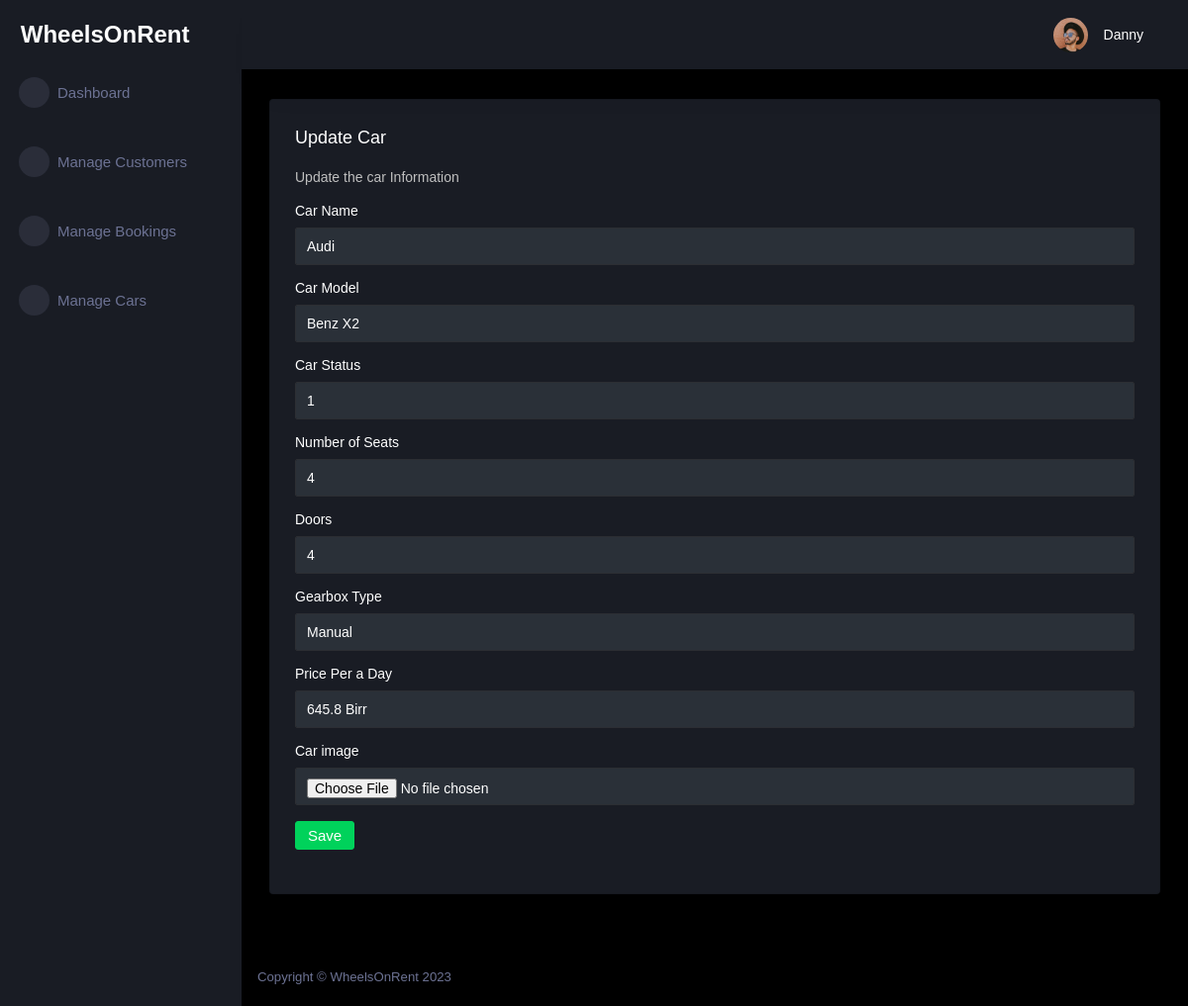
Page /10/update (signed in) on the committed database.
### tables this page shows
CREATE TABLE customer (
  id INTEGER PRIMARY KEY AUTOINCREMENT,
  name TEXT NOT NULL,
  last_name TEXT NOT NULL,
  phone_number TEXT NOT NULL,
  email TEXT NOT NULL,
  password TEXT NOT NULL,
  role TEXT INTEGER DEFAULT 0
);

CREATE TABLE car (
  id INTEGER PRIMARY KEY AUTOINCREMENT,
  name TEXT NOT NULL,
  model TEXT NOT NULL,
  status TEXT NOT NULL,
  seat INTEGER NOT NULL,
  door INTEGER NOT NULL,
  gearbox TEXT NOT NULL,
  image TEXT
, price REAL NOT NULL DEFAULT 0.0);

### car_app/car.py (the view, shortened to what this page needs)
@bp.route('/<int:id>/update', methods=('GET', 'POST'))
@login_required
def update(id):
    car = get_car(id)
    return render_template('admin/car_update.html', car=car)

### car_app/car.py (called while the page is built)
def get_car(id, check_author=True):
    car = get_db().execute(
        'SELECT id, name, model, status, seat, door, gearbox, image, price'
        ' FROM car'
        ' WHERE car.id = ?',
        (id,)
    ).fetchone()
    if car is None:
        abort(404, f"Car id {id} doesn't exist.")
    return car

### car_app/customer.py (called while the page is built)
@bp.before_app_request
def load_logged_in_customer():
    customer_id = session.get('customer_id')
    if customer_id is None:
        g.customer = None
    else:
        g.customer = get_db().execute(
            'SELECT * FROM customer WHERE id = ?', (customer_id,)
        ).fetchone()

def login_required(view):
    @functools.wraps(view)
    def wrapped_view(**kwargs):
        if g.customer is None:
            return redirect(url_for('customer.login'))
        return view(**kwargs)
    return wrapped_view

### car_app/db.py (called while the page is built)
def get_db():
    if 'db' not in g:
        g.db = sqlite3.connect(
            current_app.config['DATABASE'],
            detect_types=sqlite3.PARSE_DECLTYPES
        )
        g.db.row_factory = sqlite3.Row
    return g.db

### car_app/templates/admin/car_update.html
{% extends 'admin/admin_base.html' %}
{% block content %}
<div class="content-wrapper">
  <div class="row">
    <div class="col-md-12 grid-margin stretch-card">
      <div class="card">
        <div class="card-body">
          <h4 class="card-title">Update Car</h4>
          <p class="card-description"> Update the car Information </p>
            <form class="forms-sample" method="post" enctype="multipart/form-data">
              <div class="form-group">
            <label for="name">Car Name</label>
            <input class="form-control" name="name" id="name" value="{{ request.form['name'] or car['name'] }}" required>
              </div>
            <div class="form-group">
            <label for="model">Car Model</label>
            <input class="form-control" name="model" id="model" value="{{ request.form['model'] or car['model'] }}" required>
          </div>
            <div class="form-group">
            <label for="status">Car Status</label>
            <input class="form-control" name="status" id="status" value="{{ request.form['status'] or car['status'] }}" required>
          </div>
            <div class="form-group">
            <label for="seat">Number of Seats</label>
            <input class="form-control" name="seat" id="seat" value="{{ request.form['seat'] or car['seat'] }}" required>
          </div>
            <div class="form-group">
            <label for="door">Doors</label>
            <input class="form-control" name="door" id="door" value="{{ request.form['door'] or car['door'] }}" required>
          </div>
            <div class="form-group">
            <label for="gearbox">Gearbox Type</label>
            <input class="form-control" name="gearbox" id="gearbox" value="{{ request.form['gearbox'] or car['gearbox'] }}" required>
            </div>
	    <div class="form-group">
            <label for="price">Price Per a Day</label>
            <input class="form-control" name="price" id="gearbox" value="{{ request.form['price'] or car['price'] }}" required>
	    </div>
            <div class="form-group">
            <label for="image">Car image</label>
            <input class="form-control" type="file" name="image" id="image" accept="image/*">
          </div>
            <div class="form-group">
            <input class="btn btn-success" type="submit" value="Save">
          </div>
          </form>
        </div>
      </div>
    </div>
  </div>
</div>
{% endblock %}

### car_app/templates/admin/admin_base.html (shortened to what this page needs)
<!DOCTYPE html>
<html lang="en">
<head>
    <link rel="stylesheet" href="https://cdn.jsdelivr.net/npm/bootstrap@4.0.0/dist/css/bootstrap.min.css">
    <link rel="stylesheet" href="{{ url_for('static', filename='assets/admin/assets/vendors/mdi/css/materialdesignicons.min.css')}}">
    <link rel="stylesheet" href="{{ url_for('static', filename='assets/admin/assets/vendors/css/vendor.bundle.base.css')}}">
    <link rel="stylesheet" href="{{ url_for('static', filename='assets/admin/assets/vendors/jvectormap/jquery-jvectormap.css')}}">
    <link rel="stylesheet" href="{{ url_for('static', filename='assets/admin/assets/vendors/flag-icon-css/css/flag-icon.min.css')}}">
    <link rel="stylesheet" href="{{ url_for('static', filename='assets/admin/assets/vendors/owl-carousel-2/owl.carousel.min.css')}}">
    <link rel="stylesheet" href="{{ url_for('static', filename='assets/admin/assets/vendors/owl-carousel-2/owl.theme.default.min.css')}}">
    <link rel="stylesheet" href="{{ url_for('static', filename='assets/admin/assets/css/style.css')}}">
</head>
<body>
    {% if g.customer['role'] == 1 %}
    <div class="container-scroller">
        <nav class="sidebar sidebar-offcanvas" id="sidebar">
            <div class="sidebar-brand-wrapper d-none d-lg-flex align-items-center justify-content-center fixed-top">
                <a class="sidebar-brand brand-logo" href="{{ url_for('customer.admin_dashboard') }}" style="text-decoration: none; color: white; font-size: 24px; font-weight: bold; font-family: Verdana, Geneva, Tahoma, sans-serif;">WheelsOnRent</a>
            </div>
            <ul class="nav">
                <li class="nav-item menu-items">
                    <a class="nav-link" href="{{ url_for('customer.admin_dashboard') }}">
                        <span class="menu-icon">
                <i class="mdi mdi-speedometer"></i>
              </span>
                        <span class="menu-title">Dashboard</span>
                    </a>
                </li>
                <br>
                <li class="nav-item menu-items">
                    <a class="nav-link" href="{{ url_for('customer.index') }}">
                        <span class="menu-icon">
                <i class="mdi mdi-playlist-play"></i>
              </span>
                        <span class="menu-title">Manage Customers</span>
                    </a>
                </li>
                <br>
                <li class="nav-item menu-items">
                    <a class="nav-link" href="{{ url_for('booking.index') }}">
                        <span class="menu-icon">
                <i class="mdi mdi-table-large"></i>
              </span>
                        <span class="menu-title">Manage Bookings</span>
                    </a>
                </li>
                <br>
                <li class="nav-item menu-items">
                    <a class="nav-link" href="{{ url_for('car.index') }}">
                        <span class="menu-icon">
                <i class="mdi mdi-car"></i>
              </span>
                        <span class="menu-title">Manage Cars</span>
                    </a>
                </li>
            </ul>
        </nav>
        <div class="container-fluid page-body-wrapper">
            <nav class="navbar p-0 fixed-top d-flex flex-row">
                <div class="navbar-menu-wrapper flex-grow d-flex align-items-stretch">
                    <button class="navbar-toggler navbar-toggler align-self-center" type="button" data-toggle="minimize">
              <span class="mdi mdi-menu"></span>
            </button>
                    <ul class="navbar-nav navbar-nav-right">
                        <li class="nav-item nav-settings d-none d-lg-block">
                            <a class="nav-link" href="#">
                                <i class="mdi mdi-view-grid"></i>
                            </a>
                        </li>
                        <li class="nav-item dropdown">
                            <a class="nav-link" id="profileDropdown" href="#" data-toggle="dropdown">
                                <div class="navbar-profile">
                                    <img class="img-xs rounded-circle" src="{{ url_for('static', filename='assets/admin/assets/images/faces/face15.jpg')}}" alt="">
                                    <p class="mb-0 d-none d-sm-block navbar-profile-name">{{ g.customer['name'] }}</p>
                                    <i class="mdi mdi-menu-down d-none d-sm-block"></i>
                                </div>
                            </a>
                        </li>
                    </ul>
                </div>
            </nav>
            <div class="main-panel">
                {% block content %}{% endblock %}
                <footer class="footer">
                    <div class="d-sm-flex justify-content-center justify-content-sm-between">
                        <span class="text-muted d-block text-center text-sm-left d-sm-inline-block">Copyright © WheelsOnRent 2023</span>
                    </div>
                </footer>
            </div>
        </div>
    </div>
    {% else %}
    <div class="container">
        <div class="alert alert-danger">
            <p>You do not have permission to view this page.</p>
        </div>
    </div>
    {% endif %}
</body>
</html>

### rows in the picture
customer: customer.name "Danny"
car: name "Audi", model "Benz X2", status "1", seat "4", door "4", gearbox "Manual", price "645.8 Birr"
